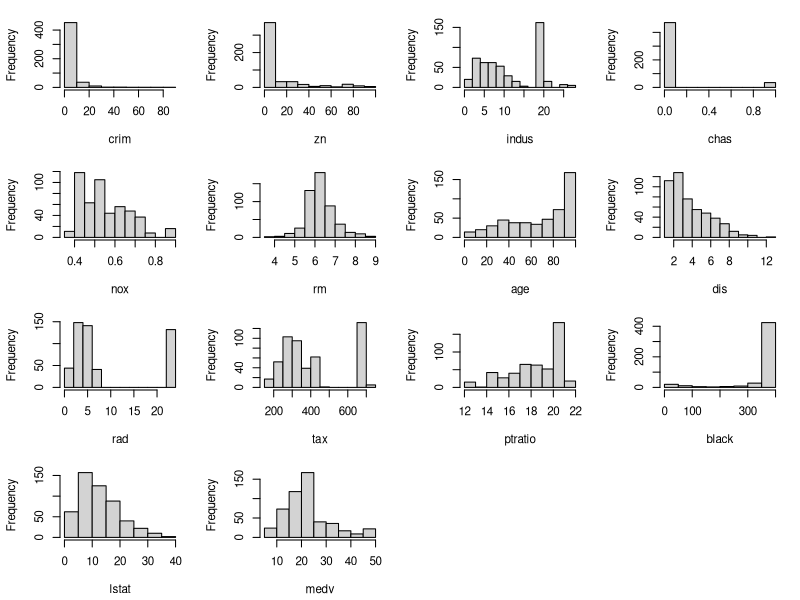
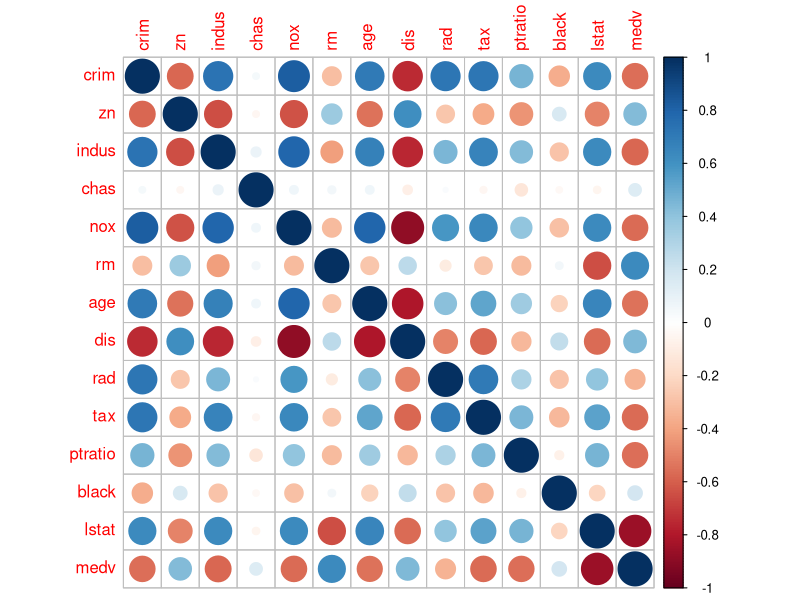
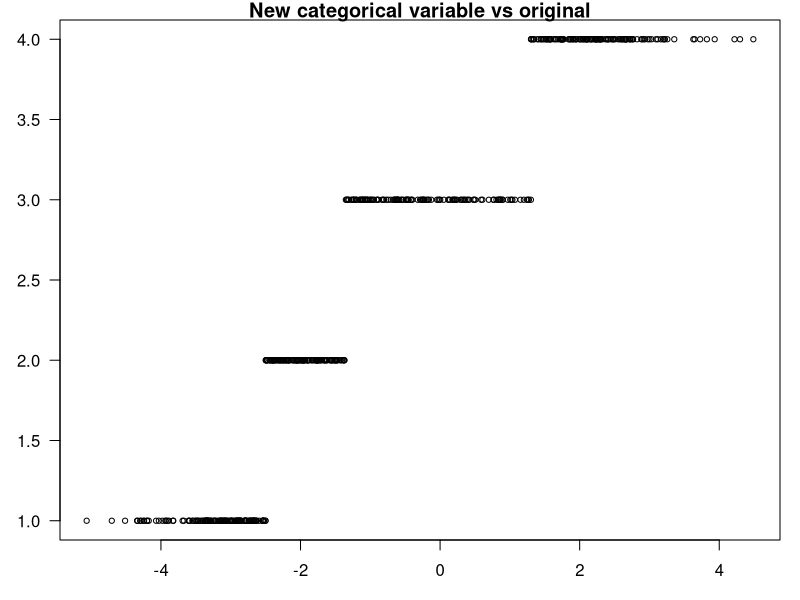
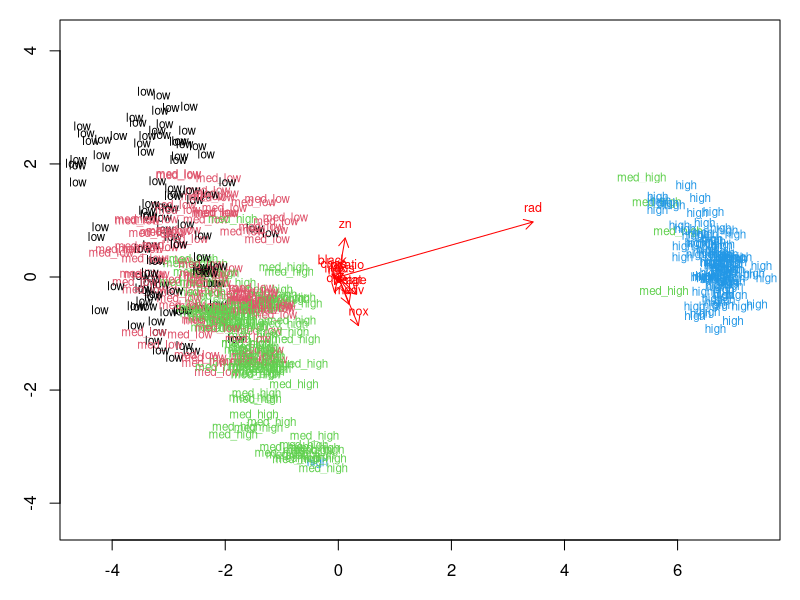
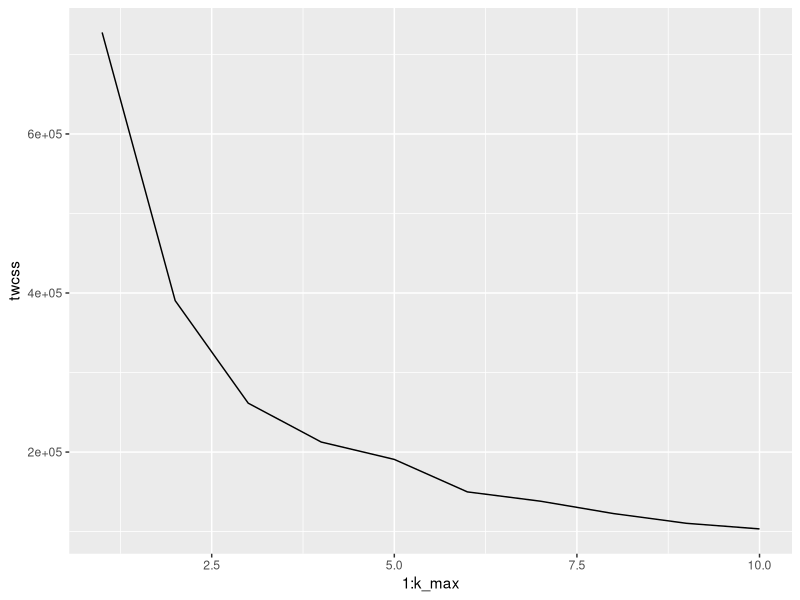
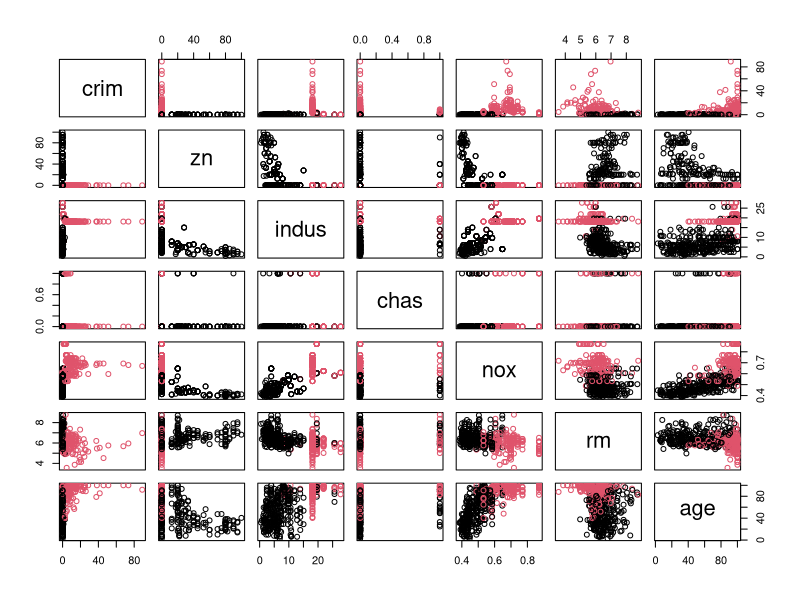
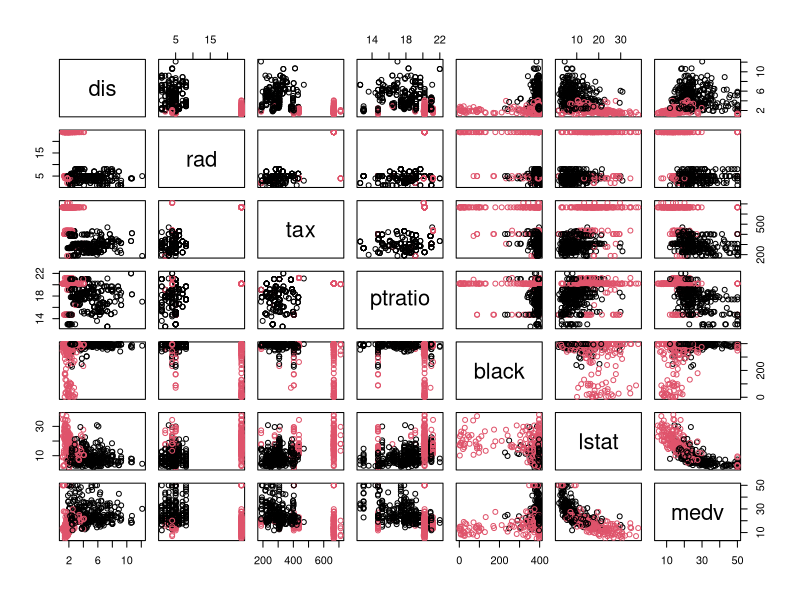
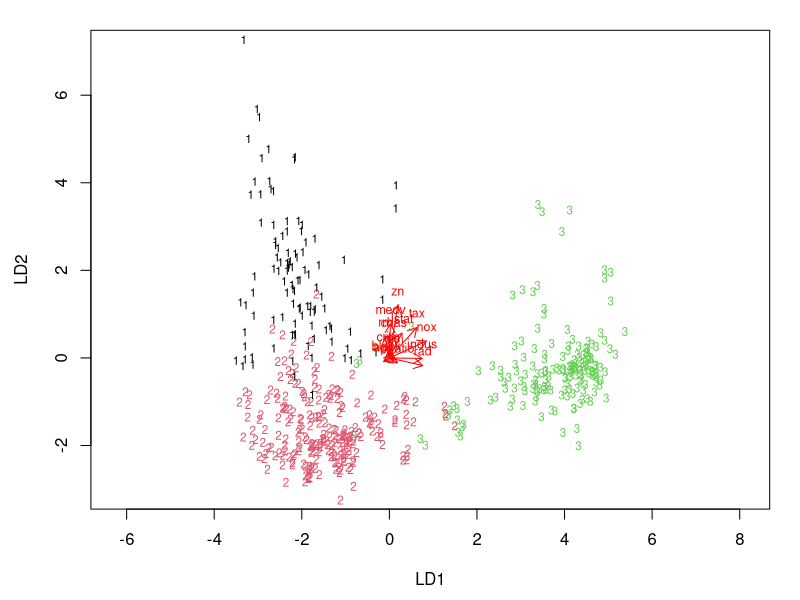

Reproduce these figures in R, in order.
## ---- chunk 1
date()
## ---- chunk 2
# Do some cleaning work
rm(list = ls())

# Todays libraries:
library(MASS); library(corrplot); library(tidyverse)
## ---- chunk 3
summary(Boston)
## ---- chunk 4
par(mfrow=c(4,4), mai=c(0.6, 0.6, 0.2, 0.2), cex=0.7)
for (i in 1:14) hist(Boston[,i], main="", xlab=names(Boston)[i], cex=0.7) 
## ---- chunk 5
cor_matrix<-cor(Boston, method="spearman") 
par(mfrow=c(1,1))
corrplot(cor_matrix, method="circle")
# More fancy correlation graph - just for memorize
# corrplot(cor_matrix, method="circle", type="upper", cl.pos = "b", tl.pos = "d" , tl.cex = 0.6)
## ---- chunk 6
boston_scaled <- as.data.frame(scale(Boston))

summary(boston_scaled)
## ---- chunk 7
bins <- quantile(boston_scaled$crim)
bins

boston_scaled$crime <- cut(boston_scaled$crim, breaks = bins, 
             include.lowest = TRUE, 
             label=c("low", "med_low", "med_high", "high"))

table(boston_scaled$crime)

# visualize new vs old crime
par(mai=c(0.6,0.6,0.2,0.2))
plot(log(Boston$crim), boston_scaled$crime, main = "New categorical variable vs original", las=1, cex=0.7)

# remove original crim from the dataset
boston_scaled <- dplyr::select(boston_scaled, -crim)
## ---- chunk 8
# No of rows in dataset
n <- dim(boston_scaled)[1]

# Choose randomly 80% of the rows
ind <- sample(n,  size = n * 0.8)

# Create train set
train <- boston_scaled[ind,]

# Create test set 
test <- boston_scaled[-ind,]

## ---- chunk 9
lda.fit <- lda(crime ~ ., data = train)
lda.fit

# function for lda biplot arrows
lda.arrows <- function(x, myscale = 1, arrow_heads = 0.1, color = "red", tex = 0.75, choices = c(1,2)){
  heads <- coef(x)
  arrows(x0 = 0, y0 = 0, 
         x1 = myscale * heads[,choices[1]], 
         y1 = myscale * heads[,choices[2]], col=color, length = arrow_heads)
  text(myscale * heads[,choices], labels = row.names(heads), 
       cex = tex, col=color, pos=3)
}
# target classes as numeric
classes <- as.numeric(train$crime)
# plot the lda results
plot(lda.fit , dimen = 2, col=classes, pch=classes)
lda.arrows(lda.fit, myscale = 1)
## ---- chunk 10
# save the correct classes from test data
test$correct_classes <- test$crime

# remove the crime variable from test data
test <- dplyr::select(test, -crime)

# predict classes with test data
lda.pred <- predict(lda.fit, newdata = test)

# cross tabulate the results
a = table(correct = test$correct_classes, predicted = lda.pred$class)
a
# correct predictions
sum(a[1,1]+a[2,2]+a[3,3]+a[4,4]) / sum(a)

## ---- chunk 11
# Euclidean distance matrix
dist_eu <- dist(boston_scaled)

# Look at the summary of the distances
summary(dist_eu)

# Determine the number of clusters
set.seed(123)
k_max <- 10

# calculate the total within sum of squares
twcss <- sapply(1:k_max, function(k){kmeans(dist_eu, k)$tot.withinss})

# visualize the results
qplot(x = 1:k_max, y = twcss, geom = 'line')
## ---- chunk 12

# k-means clustering
km <-kmeans(dist_eu, centers = 2)

# plot the Boston dataset with clusters
pairs(Boston[1:7], col = km$cluster)

pairs(Boston[8:14], col = km$cluster)

## ---- chunk 13
boston_scaled <- as.data.frame(scale(Boston))
dist_eu <- dist(boston_scaled)
boston_scaled$target<-kmeans(dist_eu, centers = 3)$cluster
lda.fit <- lda(target  ~ ., data = boston_scaled)
classes <- as.numeric(boston_scaled$target)
plot(lda.fit , dimen = 2, col=classes, pch=classes)
lda.arrows(lda.fit, myscale = 1)
lda.pred <- predict(lda.fit, newdata = boston_scaled)
a = table(correct = boston_scaled$target, predicted = lda.pred$class)
a
sum(a[1,1]+a[2,2]+a[3,3]) / sum(a)
